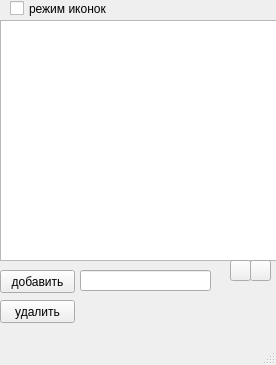
<?xml version="1.0" encoding="UTF-8"?>
<ui version="4.0">
 <class>MainWindow</class>
 <widget class="QMainWindow" name="MainWindow">
  <property name="windowModality">
   <enum>Qt::NonModal</enum>
  </property>
  <property name="geometry">
   <rect>
    <x>0</x>
    <y>0</y>
    <width>276</width>
    <height>365</height>
   </rect>
  </property>
  <property name="windowTitle">
   <string>MainWindow</string>
  </property>
  <property name="inputMethodHints">
   <set>Qt::ImhLatinOnly</set>
  </property>
  <widget class="QWidget" name="centralwidget">
   <widget class="QPushButton" name="addItem">
    <property name="geometry">
     <rect>
      <x>0</x>
      <y>270</y>
      <width>75</width>
      <height>23</height>
     </rect>
    </property>
    <property name="text">
     <string>добавить</string>
    </property>
   </widget>
   <widget class="QListView" name="myList">
    <property name="geometry">
     <rect>
      <x>0</x>
      <y>20</y>
      <width>281</width>
      <height>241</height>
     </rect>
    </property>
   </widget>
   <widget class="QCheckBox" name="withIcons">
    <property name="geometry">
     <rect>
      <x>10</x>
      <y>0</y>
      <width>101</width>
      <height>17</height>
     </rect>
    </property>
    <property name="text">
     <string>режим иконок</string>
    </property>
   </widget>
   <widget class="QPushButton" name="delete_item">
    <property name="geometry">
     <rect>
      <x>0</x>
      <y>300</y>
      <width>75</width>
      <height>23</height>
     </rect>
    </property>
    <property name="text">
     <string>удалить</string>
    </property>
   </widget>
   <widget class="QPushButton" name="up">
    <property name="geometry">
     <rect>
      <x>230</x>
      <y>260</y>
      <width>21</width>
      <height>21</height>
     </rect>
    </property>
    <property name="text">
     <string/>
    </property>
   </widget>
   <widget class="QPushButton" name="down">
    <property name="geometry">
     <rect>
      <x>250</x>
      <y>260</y>
      <width>21</width>
      <height>21</height>
     </rect>
    </property>
    <property name="text">
     <string/>
    </property>
   </widget>
   <widget class="QLineEdit" name="newRowText">
    <property name="geometry">
     <rect>
      <x>80</x>
      <y>270</y>
      <width>131</width>
      <height>21</height>
     </rect>
    </property>
   </widget>
  </widget>
  <widget class="QMenuBar" name="menubar">
   <property name="geometry">
    <rect>
     <x>0</x>
     <y>0</y>
     <width>276</width>
     <height>21</height>
    </rect>
   </property>
  </widget>
  <widget class="QStatusBar" name="statusbar"/>
 </widget>
 <resources/>
 <connections/>
</ui>
